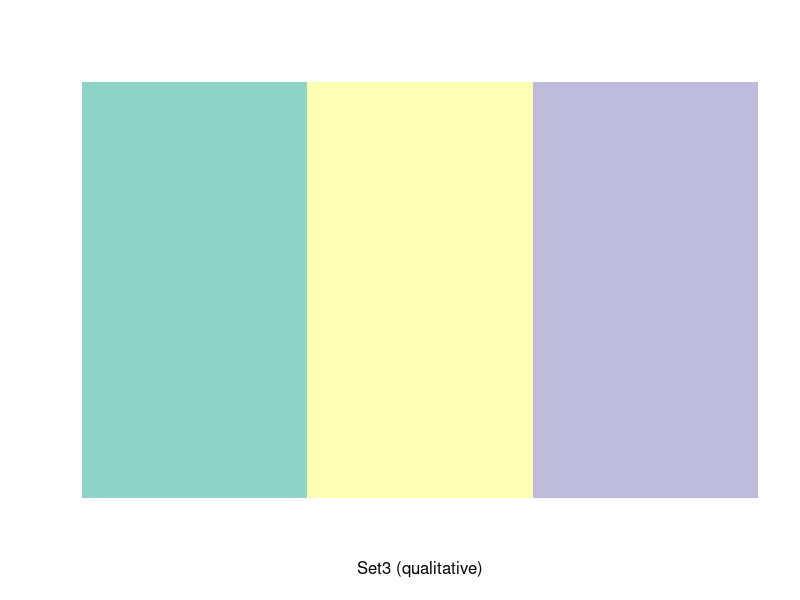
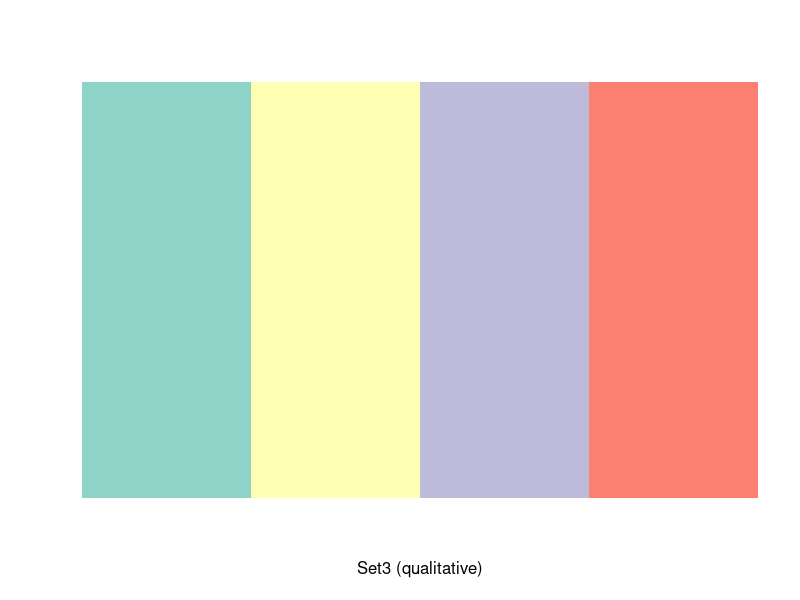
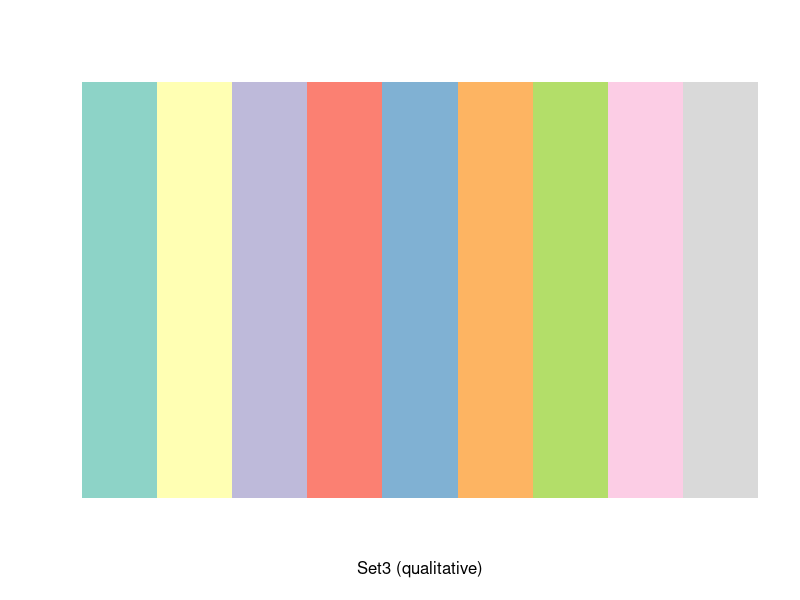

The R script that drew these images, in order: (Note: this script raises an error after producing the figures.)
library("RColorBrewer")
display.brewer.pal(n = 3, name = 'Set3')
display.brewer.pal(n = 4, name = 'Set3')
display.brewer.pal(n = 9, name = 'Set3')
#### FAMCLUSTER2
####
# PESS_DIST_MED
#select(filter(od, famcluster2==1),PESS_DIST_TOT) %>% describe()
od %>% filter(F_PESS==1) %>%
    ggplot(data=., aes(x=PESS_DIST_TOT)) +
    facet_grid(famcluster2 ~ .) +
    geom_density(fill="#FF6666", alpha=.5) +
    stat_function(fun = dnorm,
                  color="red",
                  args = list(mean = 3793.44, sd = 5515.29)) +
    ggtitle('Distribuição da Distância total percorrida por pessoa para o Famcluster2') +
    xlab('Distância percorrida') +
    ylab("Densidade")

#TOT_VIAG
od %>% filter(F_PESS==1) %>% select(TOT_VIAG, famcluster2) %>% describeBy(group="famcluster2")
od %>% filter(F_PESS==1) %>% mutate(famcluster2=factor(famcluster2)) %>%
    ggplot(aes(x=TOT_VIAG, fill=famcluster2)) +
    facet_grid(famcluster2 ~.) +
    geom_histogram(binwidth=1, alpha=0.5,
                   aes(y=..density..)) +
    #scale_fill_gradient("Count", low="#DCDCDC", high="#7C7C7C") +
    stat_function(fun=dnorm,
                  color="red",
                  arg=list(mean=1.75,
                           sd=1.62)) +
    stat_function(fun=dnorm,
                  color="green",
                  arg=list(mean=1.69,
                           sd=1.72)) +
    ggtitle("Total de viagens por pessoa para o Famcluster2") +
    xlab('Total de viagens') +
    ylab('Densidade') +
    theme(strip.text.x = element_text(size=8, angle=75),
          strip.text.y = element_text(size=12, face="bold"),
          strip.background = element_rect(colour="red", fill="#CCCCFF"))


#### FAMCLUSTER4
####
# PESS_DIST_MED
od %>% select(PESS_DIST_MED) %>% describeBy(group='famcluster4')

od %>% filter(F_PESS==1) %>%
    ggplot(data=., aes(x=PESS_DIST_MED)) +
    facet_grid(famcluster4 ~ ., ncol=2) +
    geom_density(fill="#FF6666", alpha=.5) +
    stat_function(fun = dnorm,
                  color="red",
                  args = list(mean = 3793.44, sd = 5515.29)) +
    ggtitle('Distribuição da Distância média percorrida por pessoa para o Famcluster2') +
    xlab('Distância média') +
    ylab("Densidade")

#TOT_VIAG
#select(filter(od, famcluster2==1),TOT_VIAG) %>% describe() %>% select(mean)
od %>% filter(F_PESS==1) %>%
    ggplot(aes(x=TOT_VIAG)) +
    facet_grid(famcluster4 ~.) +
    geom_histogram(binwidth=1, alpha=0.5, fill="#FF6666",
                   aes(y=..density..)) +
    #scale_fill_gradient("Count", low="#DCDCDC", high="#7C7C7C") +
    stat_function(fun=dnorm,
                  color="red",
                  arg=list(mean=2.81,
                           sd=2.3)) +
    ggtitle("Total de viagens por pessoa para o Famcluster2") +
    xlab('Total de viagens') +
    ylab('Densidade')